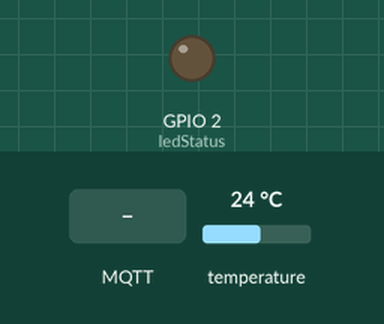
A sketch run on a simulated ESP32. Parts: output pins drawn as LEDs (lit = HIGH). Inputs (shaded band) come from the test bench; at power-on: temperature 24 °C. No MQTT or app messages arrive unless stated; what the sketch prints to the serial monitor is not drawn.

Above: at 0.1 s.
At 2.3 s:
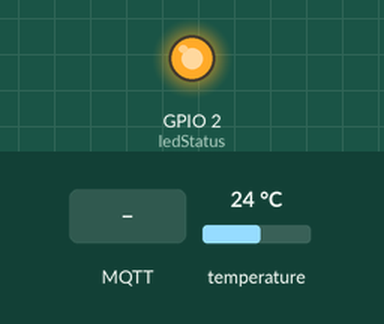
2.4 s: MQTT message "1" arrives on the first subscribed topic
3.9 s: MQTT message "on" arrives on the first subscribed topic
5.4 s: MQTT message "off" arrives on the first subscribed topic
Timing chart, 0 to 8.4 s (numbered marks = the images above; inputs shaded):
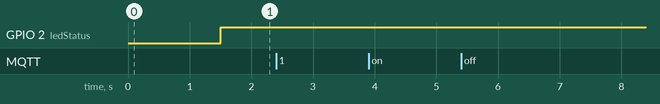

The sketch:

sketch_may21a.ino
```cpp
//Bibliotecas
#include "ArduinoJson.h"
#include "EspMQTTClient.h"
#include <OneWire.h>
#include <DallasTemperature.h>

// Data wire is conntec to the Arduino digital pin 26
int onWireBus = 26;

// Setup a oneWire instance to communicate with any OneWire devices
OneWire oneWire(onWireBus);

// Pass our oneWire reference to Dallas Temperature sensor
DallasTemperature sensors(&oneWire);

//Declaração de variáveis
int ledStatus = 2;
int rele1 = 22;
int estadoRele1 = 0;

// variáveis para o botão:
int btn1 = 23;
int estadoAtual = 0;
int ultimoEstado = 1;

int limiteBounce = 30;
int ultimoTempoLimiteBounce = 0;

int wifiConectada = 0;

float temperatura = 0.0;

//-------------------------------------------------//
//configurações da conexão MQTT
EspMQTTClient client(
  "wagner-nokia",                             //nome da sua rede Wi-Fi
  "13041968",                            //senha da sua rede Wi-Fi
  "test.mosquitto.org",                          // MQTT Broker server ip padrão da tago
  "",                               // username
  "",  // Código do Token DA PLATAFORMA TAGOIO
  "unifebe-si05-001",                            // Client name that uniquely identify your device
  1883                                     // The MQTT port, default to 1883. this line can be omitted
);
//-------------------------------------------------//

//Tópico
char topicoMqtt[] = "unifebe/si05/sensor001";

/*
Esta função é chamada assim que tudo estiver conectado (Wifi e MQTT)]
AVISO: VOCÊ DEVE IMPLEMENTÁ-LO SE USAR EspMQTTClient
*/
void onConnectionEstablished() {
  client.subscribe(topicoMqtt, onMessageReceived);
}

void onMessageReceived(const String& msg) {
  digitalWrite(ledStatus, LOW);
  Serial.println("Mensagem recebida:");
  Serial.println(msg);

  StaticJsonBuffer<300> JSONBuffer;                  //Memory pool
  JsonObject& parsed = JSONBuffer.parseObject(msg);  //Parse message

  if (parsed.success()) {
    //int rele = parsed["led"];

    //Serial.println("Recebeu dados...");

  } else {
    Serial.println("Falha ao realizar parsing do JSON");
  }
}

void transmitirStatus() {
  StaticJsonBuffer<300> JSONbuffer;
  JsonObject& JSONencoder = JSONbuffer.createObject();
  JSONencoder["temperatura"] = temperatura;

  char JSONmessageBuffer[300];
  JSONencoder.prettyPrintTo(JSONmessageBuffer, sizeof(JSONmessageBuffer));

  client.publish(topicoMqtt, JSONmessageBuffer);
}

void lerTemperatura() {
  sensors.requestTemperatures();
  temperatura = sensors.getTempCByIndex(0);
  Serial.print(temperatura);
}

void setup() {

  //Ativando saída serial
  Serial.begin(9600);

  //Ativando principais portas

  //Relê
  //pinMode(rele1, OUTPUT);
  //digitalWrite(rele1, HIGH);

  //Informação de Placa ligada
  pinMode(ledStatus, OUTPUT);
  digitalWrite(ledStatus, LOW);

  //Cria a tarefa para o loop2
  Serial.printf("\nsetup() em core: %d", xPortGetCoreID());
  xTaskCreatePinnedToCore(loop2, "loop2", 8192, NULL, 1, NULL, 0);
}

void verificarWifi() {
  //Alternar o led "azul" do ESP32 conforme estado na conexão
  if (client.isWifiConnected()) {
    digitalWrite(ledStatus, HIGH);
    wifiConectada = 1;
  } else {
    digitalWrite(ledStatus, LOW);
    wifiConectada = 0;
  }
}

void loop() {

  lerTemperatura();

  if(wifiConectada == 1) {
    transmitirStatus();
  }

  delay(5000);
}

void loop2(void* z) {
  //Mostra no monitor em qual core o loop2() foi chamado
  Serial.printf("\nloop2() em core: %d", xPortGetCoreID());

  while (1)  //Pisca o led infinitamente
  {
    client.loop();
    verificarWifi();
    delay(10);
  }
}
```
